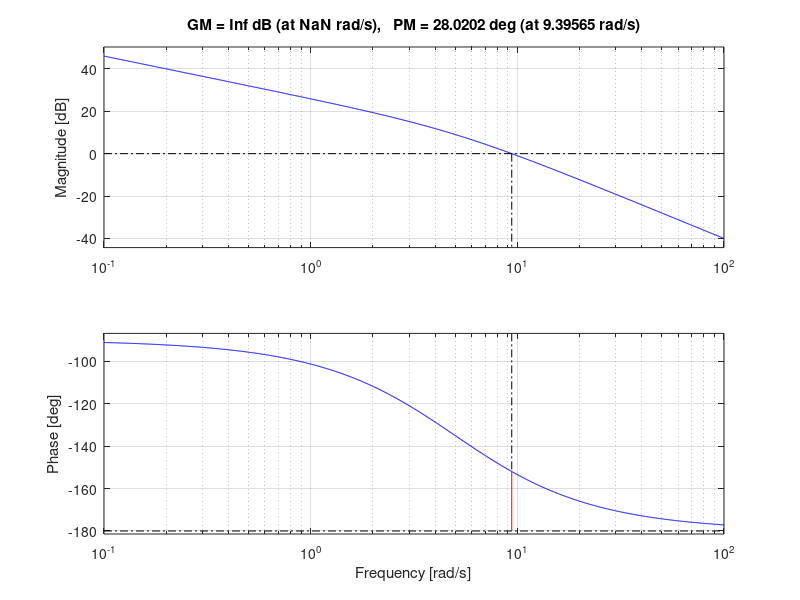
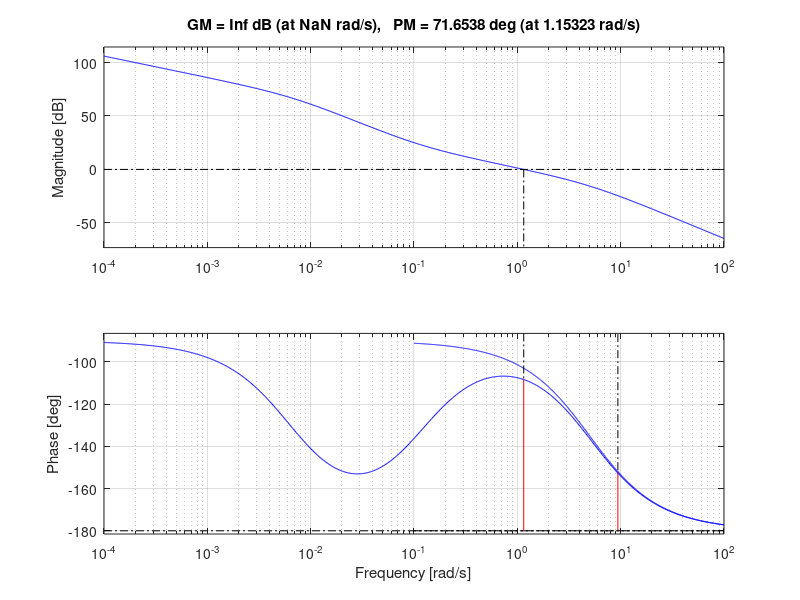

MATLAB code to generate these figures, in order:
clear all, close all, clc

s=tf('s');

G=10/s/(s+5);

kc=10;
psi=0.7;
MF=28;

Phi_des=100*psi;

LA1=kc*G;

figure, margin(LA1)

Phi=(Phi_des+7)-180

wcg=1.15 %1.15 %de la grafica

A=-24.6 % negativo curva debe bajar

alpha=10^(A/20)

T=10/alpha/wcg

K=kc*(alpha*T*s+1)/(T*s+1)

LA=K*G;
LC=feedback(LA,1);
damp(LC)

figure, margin(LA1)
hold on
margin(LA)











